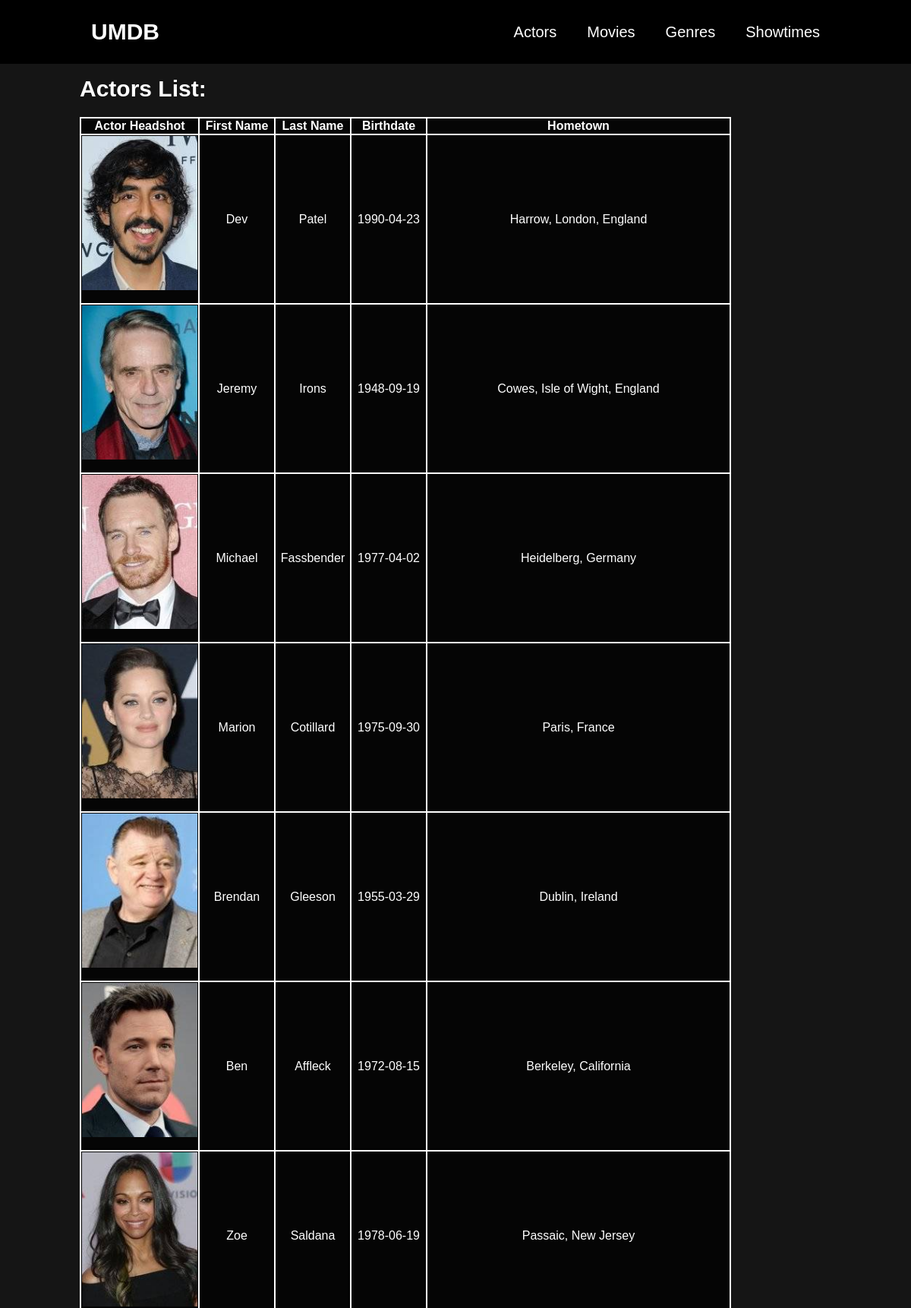
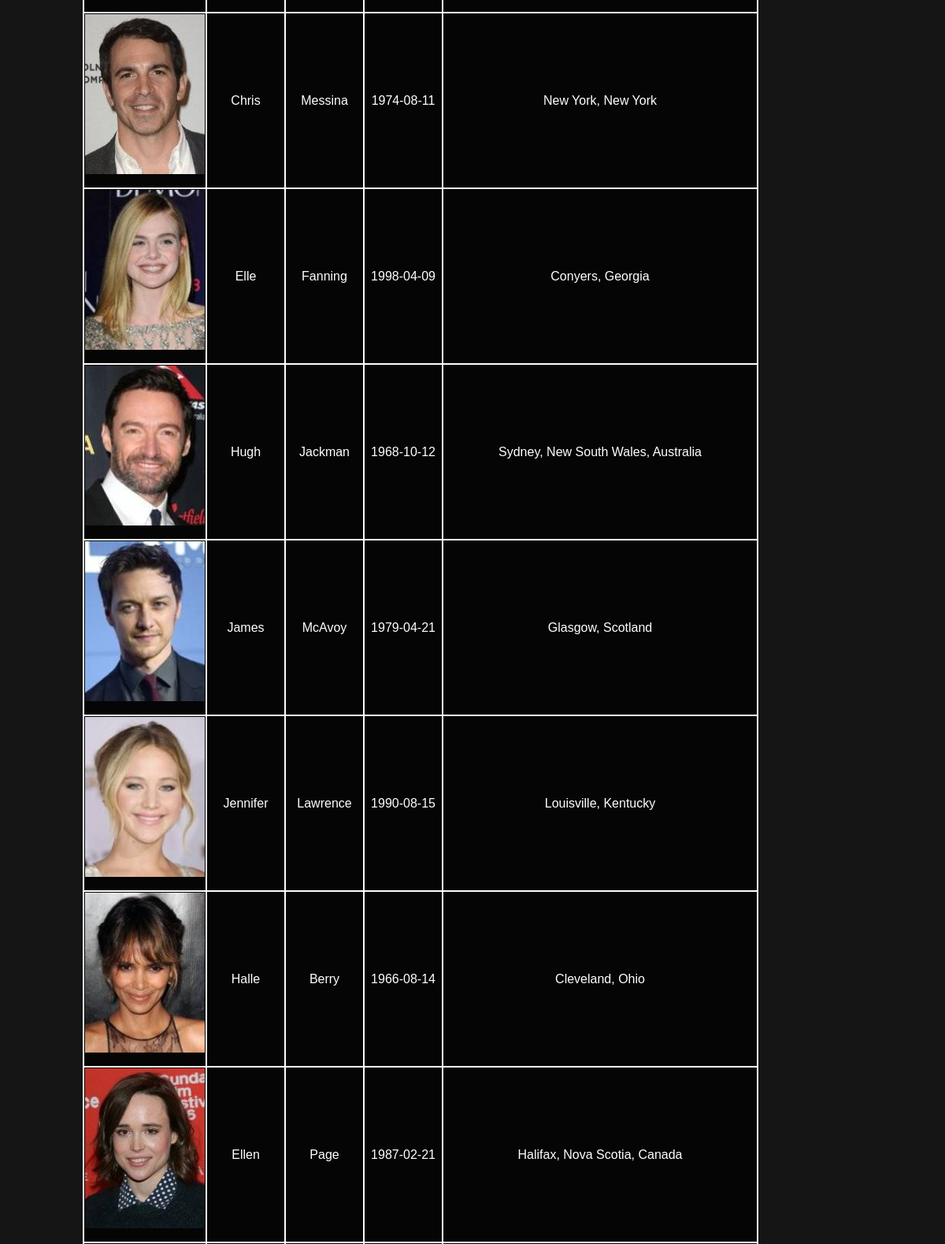
The page /Actors.php (upper part) on the database its author committed (2 pictures, top to bottom).
### tables this page shows
CREATE TABLE `actors` (
  `Actor_ID` int(11) NOT NULL,
  `Fname` varchar(50) NOT NULL,
  `Lname` varchar(50) NOT NULL,
  `Birthdate` date NOT NULL,
  `Hometown` text NOT NULL
);

### Actors.php (the view, shortened to what this page needs)
<?php
$servername = "localhost";
$username = "root";
$password = "";
$dbase = "MovieDB";
try{
    $db = new PDO("mysql:host=$servername;port=8080;dbname=$dbase", $username, $password);
}
catch(PDOException $e){
    echo $e->getMessage()."<br>";
    die();
}
$actorSelection = "SELECT * FROM actors";
?>
<html>
<head>
</head>
<body>
<div class='ActorsBox'>
<h1>Actors List:</h1>
<div class="ActorsTable">
<table border="2px" cellspacing="0" cellpadding="1">
<col width="152">
<col width="100">
<col width="100">
<col width="100">
<col width="400">
<tr>
<th>Actor Headshot</th>
<th>First Name</th>
<th>Last Name</th>
<th>Birthdate</th>
<th>Hometown</th>
</tr>
<?php
    foreach($db->query($actorSelection) as $actorReturn){
        echo "<tr>";
        echo "<td>";
        echo "<form action='ActorProfile.php' method='post'>";
        echo "<input name='imgInput' type='image' src='Images/Actors/".$actorReturn['Actor_ID']."A.jpg' alt='' height='203' width='152'/>";
        echo "</form>";
        echo "</td>";
        echo "<td align='center'>".$actorReturn['Fname']."</td>";
        echo "<td align='center'>".$actorReturn['Lname']."</td>";
        echo "<td align='center'>".$actorReturn['Birthdate']."</td>";
        echo "<td align='center'>".$actorReturn['Hometown']."</td>";
        echo "</tr>";
    }
?>
</table>
</div>
</div>
<div class="header">
        <div class="container">
        <div class="logo">
            <h2><a href="Home.php">UMDB</a></h2>
        </div>
        <div class="nav">
            <ul>
                <li><a href="Actors.php">Actors<a></li>
                <li><a href="Movies.php">Movies<a></li>
                <li><a href="Genre.php">Genres<a></li>
                <li><a href="Showtimes.php">Showtimes<a></li>
            </ul>
        </div>
        </div>
    </div>
</body>
</html>

### Actors.php (style rules this page uses)
body { background-color: #151515; color: white; margin: 0 auto; font-family: Helvetica; }
table, td, th { border: 1px solid white; background: #050505; }
h1 { font-size:30px; }
h2 { font-size: 30px; }
.container { width: 960px; margin: 0 auto; }
.header { background: #000; width: 100%; top: 0; position: fixed; }
.logo { float: left; font-family: Helvetica; font-size: 15px; }
a { text-decoration: none; color: white; }
li { list-style: none; float: left; margin-left: 40px; padding-top: 15px; font-size: 20px; font-family: helvetica; }
.nav, a:hover { color: #49E20E; }
.nav { float: right; }
.ActorsBox { width: 990px; margin-top: 100px; margin-left: auto; margin-right: auto; }

### rows shown on the page
actors: Fname "Dev", Lname "Patel", Birthdate "1990-04-23", Hometown "Harrow, London, England"
actors: Fname "Jeremy", Lname "Irons", Birthdate "1948-09-19", Hometown "Cowes, Isle of Wight, England"
actors: Fname "Michael", Lname "Fassbender", Birthdate "1977-04-02", Hometown "Heidelberg, Germany"
actors: Fname "Marion", Lname "Cotillard", Birthdate "1975-09-30", Hometown "Paris, France"
actors: Fname "Brendan", Lname "Gleeson", Birthdate "1955-03-29", Hometown "Dublin, Ireland"
actors: Fname "Ben", Lname "Affleck", Birthdate "1972-08-15", Hometown "Berkeley, California"
actors: Fname "Zoe", Lname "Saldana", Birthdate "1978-06-19", Hometown "Passaic, New Jersey"
actors: Fname "Chris", Lname "Messina", Birthdate "1974-08-11", Hometown "New York, New York"
actors: Fname "Elle", Lname "Fanning", Birthdate "1998-04-09", Hometown "Conyers, Georgia"
actors: Fname "Hugh", Lname "Jackman", Birthdate "1968-10-12", Hometown "Sydney, New South Wales, Australia"
actors: Fname "James", Lname "McAvoy", Birthdate "1979-04-21", Hometown "Glasgow, Scotland"
actors: Fname "Jennifer", Lname "Lawrence", Birthdate "1990-08-15", Hometown "Louisville, Kentucky"
actors: Fname "Halle", Lname "Berry", Birthdate "1966-08-14", Hometown "Cleveland, Ohio"
actors: Fname "Ellen", Lname "Page", Birthdate "1987-02-21", Hometown "Halifax, Nova Scotia, Canada"
